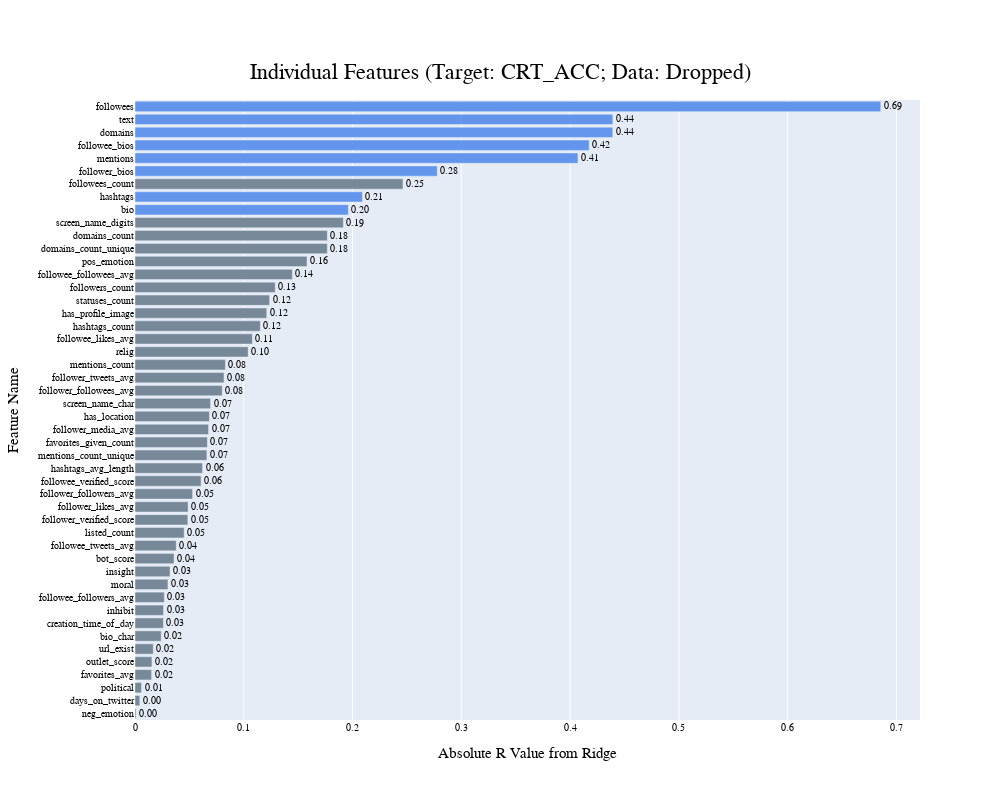
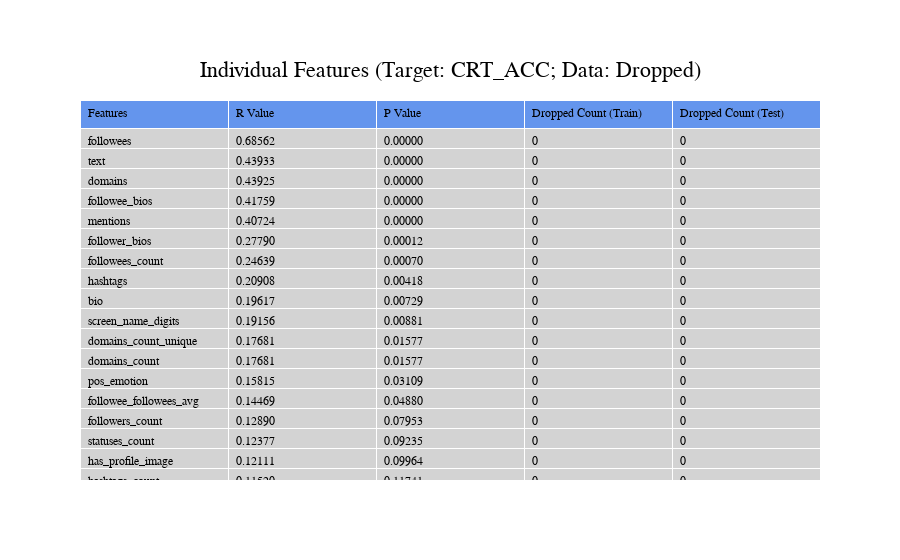

Notebook code cell kept with these figures, in order:
### Code cell
individual_features_results = individual.run_individual_features(master_data_train, master_data_test, MY_TARGET, selection_df, drop=True)

individual_features_df, individual_plot, individual_chart = individual.plot(individual_features_results, RESULTS_FOLDER_IF, 
                                                                 MY_TARGET, DATAFRAME_TYPE, display=True)

general.set_background('#fff9e9')

### Figure 1 — Plotly figure (JSON) as saved in the notebook; plotly's stock layout.template omitted (floating-point values rounded to 4 significant figures)
{"data": [{"marker": {"color": ["lightslategray", "lightslategray", "lightslategray", "lightslategray", "lightslategray", "lightslategray", "lightslategray", "lightslategray", "lightslategray", "lightslategray", "lightslategray", "lightslategray", "lightslategray", "lightslategray", "lightslategray", "lightslategray", "lightslategray", "lightslategray", "lightslategray", "lightslategray", "lightslategray", "lightslategray", "lightslategray", "lightslategray", "lightslategray", "lightslategray", "lightslategray", "lightslategray", "lightslategray", "lightslategray", "lightslategray", "lightslategray", "lightslategray", "lightslategray", "lightslategray", "lightslategray", "lightslategray", "lightslategray", "lightslategray", "cornflowerblue", "cornflowerblue", "lightslategray", "cornflowerblue", "cornflowerblue", "cornflowerblue", "cornflowerblue", "cornflowerblue", "cornflowerblue"]}, "orientation": "h", "text": ["0.00", "0.00", "0.01", "0.02", "0.02", "0.02", "0.02", "0.03", "0.03", "0.03", "0.03", "0.03", "0.04", "0.04", "0.05", "0.05", "0.05", "0.05", "0.06", "0.06", "0.07", "0.07", "0.07", "0.07", "0.07", "0.08", "0.08", "0.08", "0.10", "0.11", "0.12", "0.12", "0.12", "0.13", "0.14", "0.16", "0.18", "0.18", "0.19", "0.20", "0.21", "0.25", "0.28", "0.41", "0.42", "0.44", "0.44", "0.69"], "textfont": {"size": 10}, "textposition": "outside", "type": "bar", "x": [0.0009809, 0.004396, 0.005999, 0.01525, 0.01556, 0.01681, 0.02407, 0.02612, 0.02622, 0.02695, 0.03029, 0.0322, 0.03591, 0.0379, 0.04522, 0.04859, 0.04883, 0.05296, 0.06078, 0.06207, 0.06607, 0.06654, 0.06763, 0.06843, 0.06943, 0.0802, 0.08185, 0.08311, 0.104, 0.1079, 0.1152, 0.1211, 0.1238, 0.1289, 0.1447, 0.1581, 0.1768, 0.1768, 0.1916, 0.1962, 0.2091, 0.2464, 0.2779, 0.4072, 0.4176, 0.4392, 0.4393, 0.6856], "y": ["neg_emotion", "days_on_twitter", "political", "favorites_avg", "outlet_score", "url_exist", "bio_char", "creation_time_of_day", "inhibit", "followee_followers_avg", "moral", "insight", "bot_score", "followee_tweets_avg", "listed_count", "follower_verified_score", "follower_likes_avg", "follower_followers_avg", "followee_verified_score", "hashtags_avg_length", "mentions_count_unique", "favorites_given_count", "follower_media_avg", "has_location", "screen_name_char", "follower_followees_avg", "follower_tweets_avg", "mentions_count", "relig", "followee_likes_avg", "hashtags_count", "has_profile_image", "statuses_count", "followers_count", "followee_followees_avg", "pos_emotion", "domains_count_unique", "domains_count", "screen_name_digits", "bio", "hashtags", "followees_count", "follower_bios", "mentions", "followee_bios", "domains", "text", "followees"]}], "layout": {"font": {"color": "black", "family": "Courier New, monospace", "size": 10}, "height": 800, "title": {"font": {"size": 22}, "text": "Individual Features (Target: CRT_ACC; Data: Dropped)", "x": 0.5, "xanchor": "center", "y": 0.92, "yanchor": "top"}, "width": 1000, "xaxis": {"title": {"font": {"size": 15}, "text": "Absolute R Value from Ridge"}}, "yaxis": {"tickmode": "linear", "title": {"font": {"size": 15}, "text": "Feature Name"}}}}

### Figure 2 — Plotly figure (JSON) as saved in the notebook; plotly's stock layout.template omitted (floating-point values rounded to 4 significant figures; data arrays with more than 128 entries replaced by an {"elided": "..."} marker saying what was removed)
{"data": [{"cells": {"align": "left", "fill": {"color": "lightgray"}, "values": {"elided": "5x48 mixed values"}}, "header": {"align": "left", "fill": {"color": "cornflowerblue"}, "values": ["Features", "R Value", "P Value", "Dropped Count (Train)", "Dropped Count (Test)"]}, "type": "table"}], "layout": {"font": {"color": "black", "family": "Courier New, monospace", "size": 12}, "title": {"font": {"size": 22}, "text": "Individual Features (Target: CRT_ACC; Data: Dropped)", "x": 0.5, "xanchor": "center", "y": 0.89, "yanchor": "top"}}}
